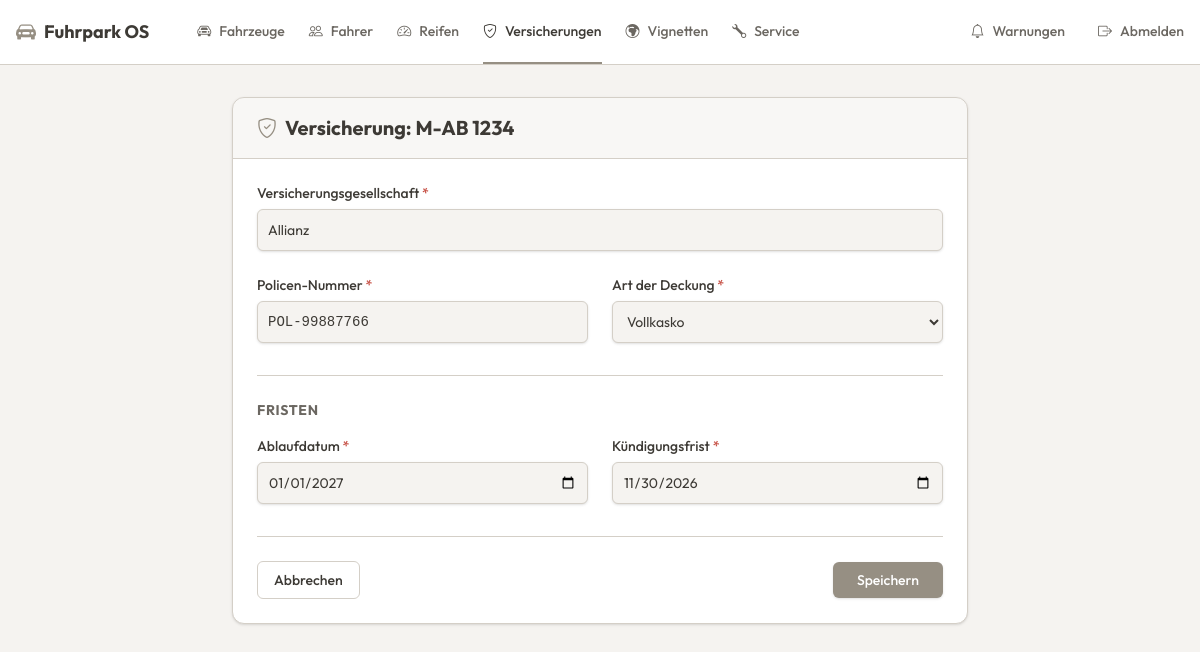
Screenshot of /views/vehicles/insurance_form.php?vehicle_id=2 (signed in) with the database file from the repository.
### tables this page shows
CREATE TABLE fahrzeuge (
        id INTEGER PRIMARY KEY AUTOINCREMENT,
        kennzeichen TEXT NOT NULL,
        fahrzeug_typ TEXT NOT NULL,
        marke TEXT NOT NULL,
        modell TEXT NOT NULL,
        vin TEXT NOT NULL,
        status TEXT DEFAULT 'Aktiv',
        fahrer_id INTEGER DEFAULT NULL,
        naechster_tuev TEXT NOT NULL,
        naechster_service TEXT NOT NULL
    );

CREATE TABLE versicherung (
        id INTEGER PRIMARY KEY AUTOINCREMENT,
        fahrzeug_id INTEGER NOT NULL UNIQUE, 
        gesellschaft TEXT NOT NULL,
        police_nr TEXT NOT NULL,
        deckungsart TEXT NOT NULL,
        ablaufdatum TEXT NOT NULL,
        kuendigungsfrist TEXT NOT NULL,
        FOREIGN KEY (fahrzeug_id) REFERENCES fahrzeuge(id)
    );

### views/vehicles/insurance_form.php (the view, shortened to what this page needs)
<?php
require '../../config/db.php';
$fahrzeug_id = $_GET['vehicle_id'] ?? null;
$stmt = $pdo->prepare("SELECT kennzeichen, marke, modell FROM fahrzeuge WHERE id = ?");
$stmt->execute([$fahrzeug_id]);
$auto = $stmt->fetch(PDO::FETCH_ASSOC);
$stmtIns = $pdo->prepare("SELECT * FROM versicherung WHERE fahrzeug_id = ?");
$stmtIns->execute([$fahrzeug_id]);
$insurance = $stmtIns->fetch(PDO::FETCH_ASSOC);
$gesellschaft = $insurance['gesellschaft'] ?? '';
$police_nr = $insurance['police_nr'] ?? '';
$deckungsart = $insurance['deckungsart'] ?? 'Haftpflicht';
$ablaufdatum = $insurance['ablaufdatum'] ?? '';
$kuendigungsfrist = $insurance['kuendigungsfrist'] ?? '';
$inputClass = "w-full bg-background border border-border text-foreground text-sm rounded-md focus:ring-2 focus:ring-primary focus:border-primary block p-2.5 shadow-sm transition-shadow outline-none";
$labelClass = "block text-sm font-medium text-foreground mb-1.5";
?>
<!DOCTYPE html>
<html lang="de">
<head>
    <link href="https://cdn.jsdelivr.net/npm/bootstrap-icons@1.10.5/font/bootstrap-icons.css" rel="stylesheet">
    <script src="https://unpkg.com/@tailwindcss/browser@4"></script>
</head>
<body>
<?php include '../../components/navbar.php'; ?>
<main class="max-w-3xl mx-auto px-4 py-8">
    <div class="bg-card border border-border rounded-xl shadow-sm overflow-hidden">
        <div class="bg-muted/30 border-b border-border px-6 py-4">
            <h1 class="text-xl font-bold flex items-center gap-2">
                <i class="bi bi-shield-check text-primary"></i>
                Versicherung: <?= htmlspecialchars($auto['kennzeichen']) ?>
            </h1>
        </div>
        <form method="POST" action="insurance_form.php?vehicle_id=<?= $fahrzeug_id ?>" class="p-6">
            <div class="mb-6">
                <label class="<?= $labelClass ?>">Versicherungsgesellschaft <span class="text-destructive">*</span></label>
                <input type="text" name="gesellschaft" class="<?= $inputClass ?>" value="<?= htmlspecialchars($gesellschaft) ?>" required placeholder="z.B. Allianz, HUK-Coburg">
            </div>
            <div class="grid grid-cols-1 md:grid-cols-2 gap-6 mb-8">
                <div>
                    <label class="<?= $labelClass ?>">Policen-Nummer <span class="text-destructive">*</span></label>
                    <input type="text" name="police_nr" class="<?= $inputClass ?> font-mono text-sm" value="<?= htmlspecialchars($police_nr) ?>" required>
                </div>
                <div>
                    <label class="<?= $labelClass ?>">Art der Deckung <span class="text-destructive">*</span></label>
                    <select name="deckungsart" class="<?= $inputClass ?> cursor-pointer" required>
                        <option value="Vollkasko" <?= $deckungsart == 'Vollkasko' ? 'selected' : '' ?>>Vollkasko</option>
                    </select>
                </div>
            </div>
            <h3 class="text-sm font-bold text-muted-foreground uppercase tracking-wider mb-4 border-t border-border pt-6">Fristen</h3>
            <div class="grid grid-cols-1 md:grid-cols-2 gap-6 mb-8">
                <div>
                    <label class="<?= $labelClass ?>">Ablaufdatum <span class="text-destructive">*</span></label>
                    <input type="date" name="ablaufdatum" class="<?= $inputClass ?>" value="<?= htmlspecialchars($ablaufdatum) ?>" required>
                </div>
                <div>
                    <label class="<?= $labelClass ?>">Kündigungsfrist <span class="text-destructive">*</span></label>
                    <input type="date" name="kuendigungsfrist" class="<?= $inputClass ?>" value="<?= htmlspecialchars($kuendigungsfrist) ?>" required>
                </div>
            </div>
            <div class="flex items-center justify-between pt-6 border-t border-border">
                <a href="vehicle_details.php?id=<?= $fahrzeug_id ?>" class="px-4 py-2 text-sm font-medium border border-border rounded-md text-foreground hover:bg-muted transition-colors">
                    Abbrechen
                </a>
                <button type="submit" class="px-6 py-2 text-sm font-medium bg-primary text-primary-foreground rounded-md shadow-sm hover:opacity-90 transition-opacity">
                    Speichern
                </button>
            </div>
        </form>
    </div>
</main>
</body>
</html>

### rows the page displays
fahrzeuge: kennzeichen "M-AB 1234"
versicherung: gesellschaft "Allianz", police_nr "POL-99887766", deckungsart "Vollkasko", ablaufdatum "01/01/2027", kuendigungsfrist "11/30/2026"

### other values shown
$item[0] "Fahrzeuge"
$item[0] "Fahrer"
$item[0] "Reifen"
$item[0] "Versicherungen"
$item[0] "Vignetten"
$item[0] "Service"
